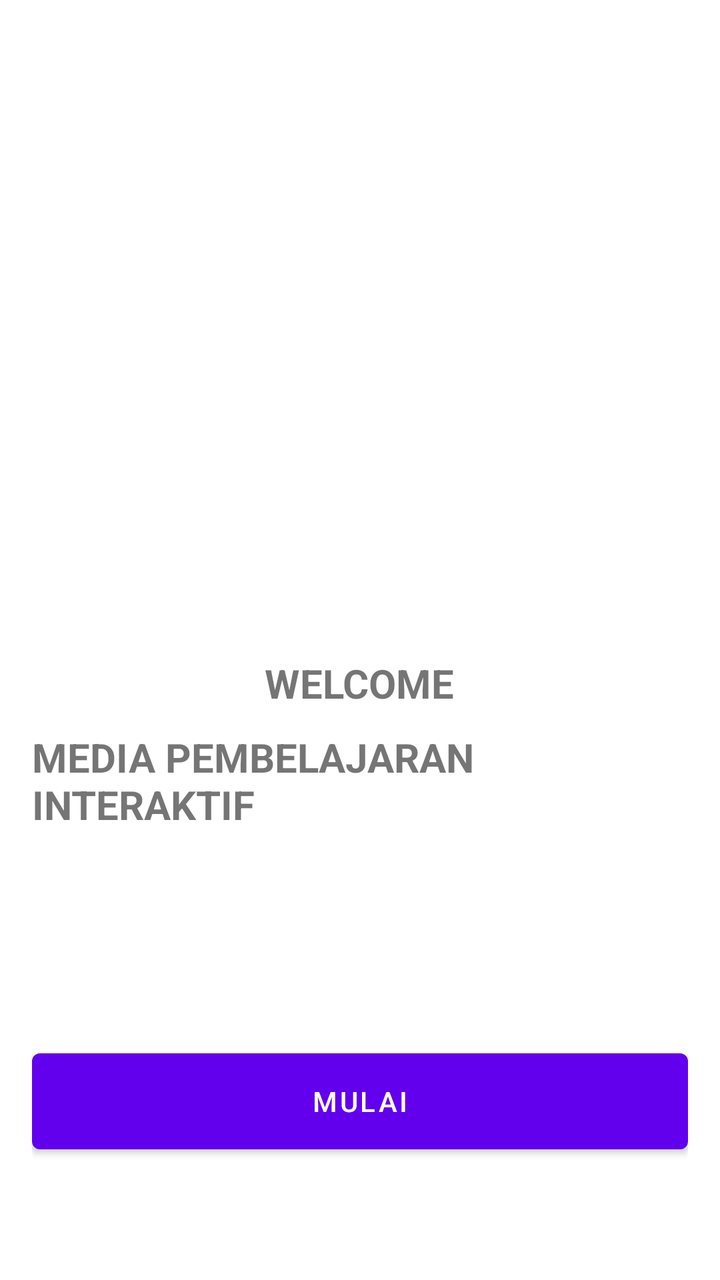
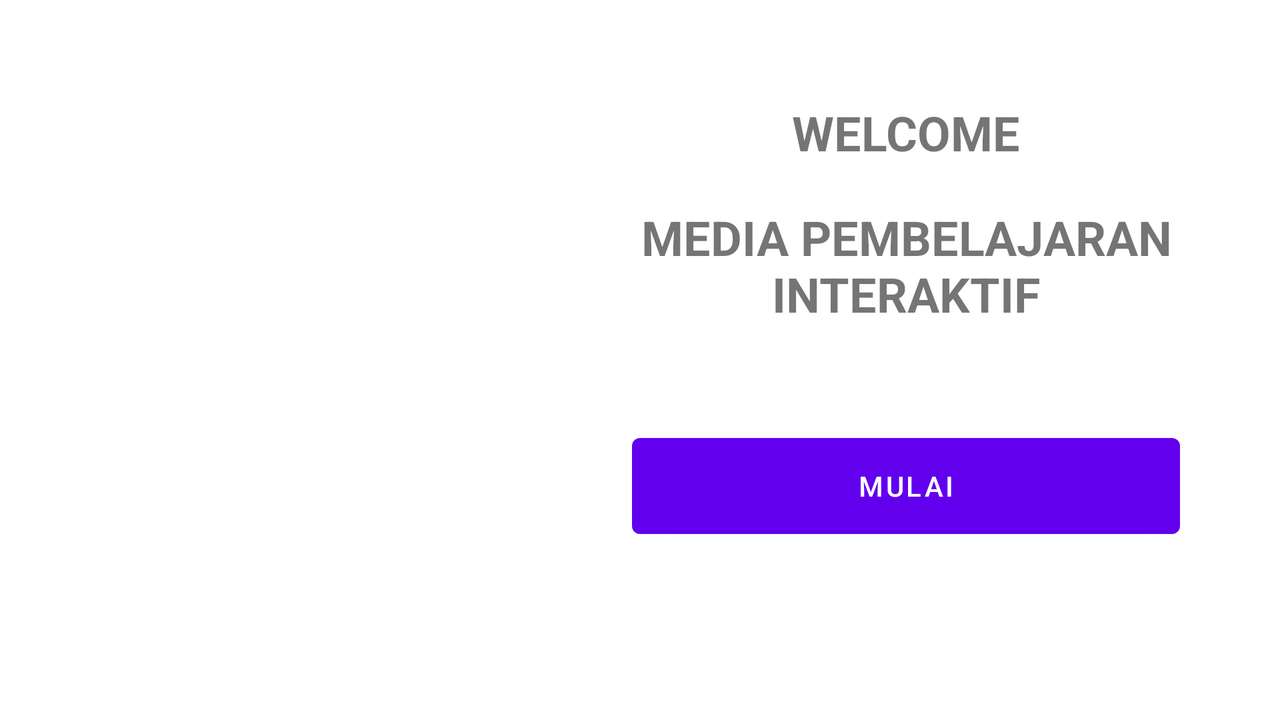

Two renders of one Android screen. The first uses the default layout on a phone; the second uses the alternative layout the repository ships for a different screen configuration, on a matching device. The two XML files are below.
<!-- AndroidManifest.xml: application theme Theme.MediaPembelajaran -->
<!-- res/layout/activity_start.xml -->
<LinearLayout xmlns:android="http://schemas.android.com/apk/res/android"
    android:layout_width="match_parent"
    android:layout_height="match_parent"
    android:orientation="vertical"
    android:gravity="center_horizontal"
    android:padding="16dp">

    <ImageView
        android:id="@+id/logo"
        android:layout_width="155dp"
        android:layout_height="152dp"
        android:contentDescription="@string/logo_desc"
        android:layout_marginTop="90dp"
        android:src="@drawable/logo" />

    <TextView
        android:layout_width="wrap_content"
        android:layout_height="wrap_content"
        android:text="@string/welcome"
        android:textSize="20dp"
        android:layout_marginTop="70dp"
        android:textStyle="bold" />
    <TextView
        android:layout_width="wrap_content"
        android:layout_height="wrap_content"
        android:text="@string/app_desc"
        android:textSize="20dp"
        android:layout_marginTop="10dp"
        android:textStyle="bold" />

    <Button
        android:id="@+id/btnMulai"
        android:layout_width="match_parent"
        android:layout_height="60dp"
        android:layout_marginTop="105dp"
        android:text="Mulai" />

</LinearLayout>
<!-- resources referenced by this layout -->
<resources>
  <string name="app_desc">MEDIA PEMBELAJARAN INTERAKTIF</string>
  <string name="logo_desc">Logo</string>
  <string name="welcome">WELCOME</string>
  <style name="Theme.MediaPembelajaran" parent="Theme.MaterialComponents.DayNight.NoActionBar">
          
          <item name="colorPrimary">@color/purple_500</item>
          <item name="colorPrimaryVariant">@color/purple_700</item>
          <item name="colorOnPrimary">@color/white</item>
          
          <item name="colorSecondary">@color/teal_200</item>
          <item name="colorSecondaryVariant">@color/teal_700</item>
          <item name="colorOnSecondary">@color/black</item>
          
          <item name="android:statusBarColor">?attr/colorPrimaryVariant</item>
          
      </style>
  <color name="purple_500">#FF6200EE</color>
  <color name="purple_700">#00BFFF</color>
  <color name="white">#FFFFFFFF</color>
  <color name="teal_200">#FF03DAC5</color>
  <color name="teal_700">#FF018786</color>
  <color name="black">#FF000000</color>
</resources>
<!-- res/layout-land/activity_start.xml (the repository's variant of the layout above) -->
<!-- drawn on the phone turned sideways -->
<LinearLayout xmlns:android="http://schemas.android.com/apk/res/android"
    android:layout_width="match_parent"
    android:layout_height="match_parent"
    android:orientation="horizontal"
    android:gravity="center_vertical"
    android:padding="30dp">
    <ImageView
        android:id="@+id/logo"
        android:layout_width="250dp"
        android:layout_height="250dp"
        android:layout_marginEnd="16dp"
        android:contentDescription="@string/logo_desc"
        android:src="@drawable/logo" />

    <LinearLayout
        android:layout_width="match_parent"
        android:layout_height="match_parent"
        android:gravity="center_horizontal"
        android:padding="20dp"
        android:orientation="vertical">
        <TextView
            android:layout_width="wrap_content"
            android:layout_height="wrap_content"
            android:textSize="24dp"
            android:text="@string/welcome"
            android:textStyle="bold" />
        <TextView
            android:layout_width="wrap_content"
            android:layout_height="wrap_content"
            android:textSize="24dp"
            android:text="@string/app_desc"
            android:layout_marginTop="20dp"
            android:textAlignment="center"
            android:textStyle="bold" />
        <Button
            android:id="@+id/btnMulai"
            android:layout_width="match_parent"
            android:layout_height="60dp"
            android:layout_marginTop="50dp"
            android:text="Mulai" />
    </LinearLayout>

</LinearLayout>
